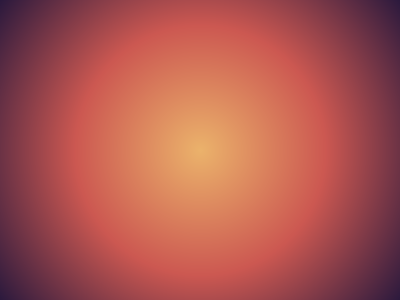
Frame 1 (no input)
Frame 60 (the mouse pressed at the canvas centre just before this capture): identical to frame 1, image omitted
Frame 120 (the mouse held since frame 60 and released just before this capture): identical to frame 1, image omitted

The Processing sketch that drew this single still picture (run headless with seeded random() and noise(); from frame 60 on, the mouse is pressed at the canvas centre):

// Processing sketch: sketch_260529e
// ── sketch_260529e.pde
color c1, c2, c3;

void setup() {
  size(400, 300);
  
  // 保持刚才暖暖的画廊色
  c1 = color(43, 25, 61);    // 最外圈：暗紫红
  c2 = color(204, 88, 81);   // 中间圈：陶土红
  c3 = color(235, 178, 107); // 最中心：沙丘黄
}

void draw() {
  loadPixels();
  for (int x = 0; x < width; x++) {
    for (int y = 0; y < height; y++) {
      
      // 1. 量出当前点 (x,y) 到中心点 (width/2, height/2) 的距离
      float d = dist(x, y, width/2, height/2);
      
      // 2. 算出最大距离（从中心到左上角顶点）
      float maxDist = dist(0, 0, width/2, height/2);
      
      // 3. 将距离转换为 0-1 的进度
      float percent = map(d, 0, maxDist, 0, 1); 
      
      color c;
      // 注意：距离中心越近 (percent越小)，我们用亮色 c3；越远用暗色 c1
      if (percent < 0.5) {
        c = lerpColor(c3, c2, map(percent, 0, 0.5, 0, 1));
      } else {
        c = lerpColor(c2, c1, map(percent, 0.5, 1, 0, 1));
      }

      pixels[x + y * width] = c; 
    }
  }
  updatePixels();
}
